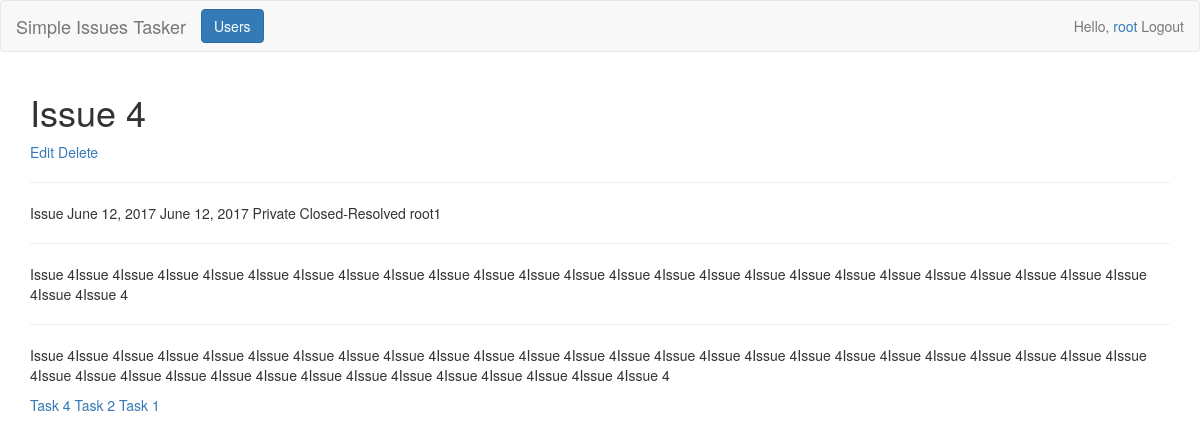
Before: /item/issue/4 (signed in) with the older database file.
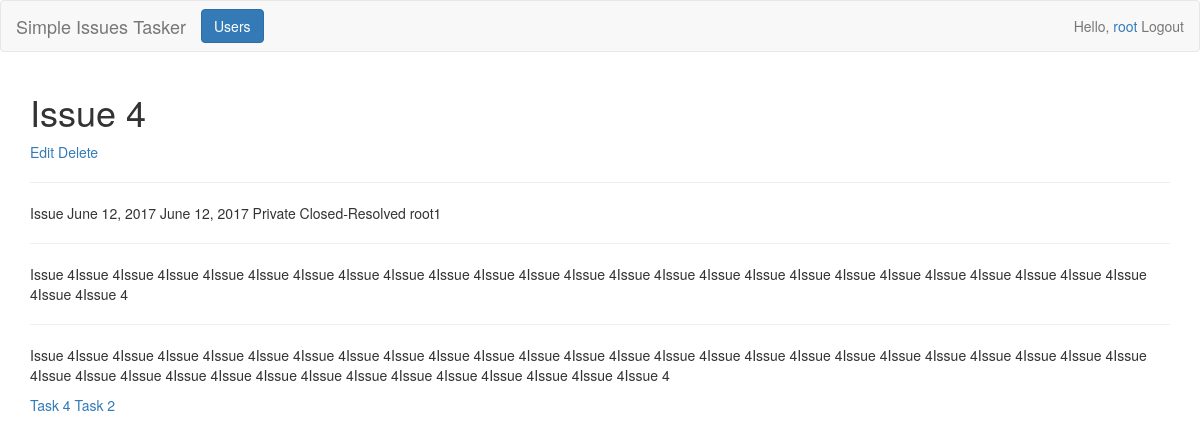
After: the same page with the newer database file.
### si_tracker/models.py (models this page shows, shortened)
class Item(models.Model):
    class Meta:
        abstract = True
        ordering = ['-date_raised', '-id']
    statuses = (
        ('Open-New', 'Open-New'),
        ('In Progress', 'In Progress'),
        ('Closed-Resolved', 'Closed-Resolved'),
        ('Closed-NotResolved', 'Closed-NotResolved')
    )
    visibility = (
        ('Private', 'Private'),
        ('Public', 'Public')
    )
    type = "Item"
    title = models.CharField(max_length=150, verbose_name="Title")
    date_raised = models.DateField(auto_now_add=True, verbose_name="Date raised")
    date_due = models.DateField(blank=True, verbose_name="Date due")
    description = models.TextField(verbose_name="Description", max_length=5000)
    status = models.CharField(max_length=20, choices=statuses, default=statuses[0], verbose_name="Status")
    visible = models.CharField(max_length=10, default=visibility[1], choices=visibility, verbose_name="Visible")
    actions_taken = models.TextField(max_length=5000, blank=True, default="", verbose_name="Actions taken")

class Task(Item):
    types = (('Task', 'Task'), ('Idea', 'Idea'))
    raised_by = models.ForeignKey(User, verbose_name="Raised by", related_name='Task')
    assigned_to = models.ForeignKey(User, verbose_name="Assigned to")
    type = models.CharField(max_length=10, choices=types, default=types[0], verbose_name="Type")
    issue = models.ForeignKey(Issue, verbose_name='Issue')
    def get_absolute_url(self):
        return reverse('tracker:item', args=['task', self.id])

### si_tracker/views.py (the view)
# urls.py: url(r'^update/(?P<type>[\w\-]+)/(?P<item>\d+)', views.item_create_update, name='update_item'),
@user_passes_test(lambda user: user.is_authenticated, login_url=reverse_lazy('tracker:login'), redirect_field_name='')
def item(req, type='', item=''):
    args = dict()
    if type.lower() == 'issue':
        template = 'issue/index.html'
        Item = Issue
        get_item = get_issue
    elif type.lower() == 'task' or type.lower() == 'idea':
        template = 'task/index.html'
        Item = Task
        get_item = get_task
    _item = get_object_or_404(Item, id=item)
    args['item'] = _item
    get_item(args, _item)
    return render(req, template, args)

### si_tracker/views.py (called while the page is built)
def get_issue(args, issue):
    args['tasks'] = issue.task_set.all()

### si_tracker/templates/issue/index.html
{% extends 'base.html' %}
{% block content %}
    <h1>{{ item.title }}</h1>
    <a href="{% url 'tracker:update_item' 'issue' item.id %}">Edit</a>
    {% if user.is_staff %}<a href="{% url 'tracker:delete_item' 'issue' item.id %}">Delete</a>{% endif %}
    <hr>
    <p>{{ item.type }} {{ item.date_raised }} {{ item.date_due }} {{ item.visible }} {{ item.status }} {{ item.assigned_to.username }}</p>
    <hr>
    <p>{{ item.description }}</p>
    <hr>
    <p>{{ item.actions_taken }}</p>
    {% for task in tasks %}
        <a href="{{ task.get_absolute_url }}">{{ task.title }}</a>
    {% endfor %}
{% endblock %}

Changed rows visible on the page:
removed Task: title "Task 1"
